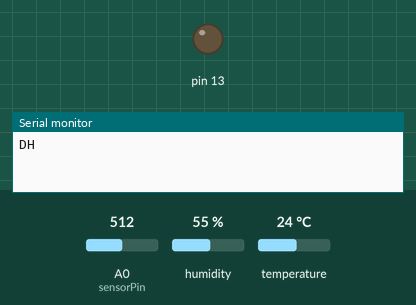
Bench run of a sketch on a simulated Arduino Uno, built with avr-gcc and run on an emulated ATmega328P. Parts: output pins drawn as LEDs (lit = HIGH), the last lines printed to the serial monitor. The inputs (shaded band) are chosen by the test bench; at power-on: A0 (sensorPin) = 512, humidity 55 %, temperature 24 °C.

Above: at 0.1 s.
At 2.1 s:
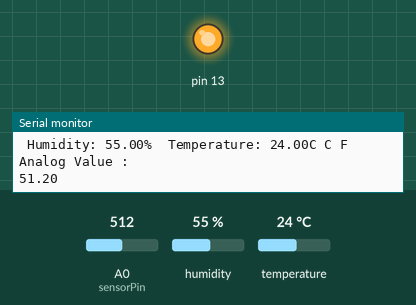
Timing chart, 0 to 3.6 s (numbered marks = the images above):
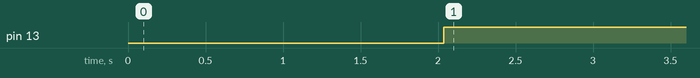

Measured:
- by itself, pin 13: LOW → HIGH at 2.0 s

The sketch:

DHT11_and_Soil_moisture_sensor.ino
```cpp
#include "DHT.h"
#define DHTPIN 2
#define DHTTYPE DHT11   // DHT 11


DHT dht(DHTPIN, DHTTYPE);


int sensorPin = A0;
int sensorValue;
int limit = 300;


void setup() {
  Serial.begin(9600);
  Serial.println(F("DHT11 test!"));

  dht.begin();

 Serial.begin(9600);
 pinMode(13, OUTPUT);
}


void loop() {
  // Wait a few seconds between measurements.
  delay(2000);

  // Reading temperature or humidity takes about 250 milliseconds!
  // Sensor readings may also be up to 2 seconds 'old' (its a very slow sensor)
  float h = dht.readHumidity();
  // Read temperature as Celsius (the default)
  float t = dht.readTemperature();
  // Read temperature as Fahrenheit (isFahrenheit = true)
  //float f = dht.readTemperature(true);

  // Check if any reads failed and exit early (to try again).
  if (isnan(h) || isnan(t)) {
    Serial.println(F("Failed to read from DHT sensor!"));
    return;
  }

  // Compute heat index in Celsius (isFahreheit = false)
  float hic = dht.computeHeatIndex(t, h, false);

  Serial.print(F(" Humidity: "));
  Serial.print(h);
  Serial.print(F("%  Temperature: "));
  Serial.print(t);
  Serial.print(F("C "));
  Serial.print(F("C "));
  Serial.println(F("F"));

 sensorValue = analogRead(sensorPin);
 Serial.println("Analog Value : ");
 Serial.println(sensorValue*0.1);

 if (sensorValue>limit) {
 digitalWrite(13, HIGH);
 }
 else {
 digitalWrite(13, LOW);
 }

 delay(1000);
}
```
